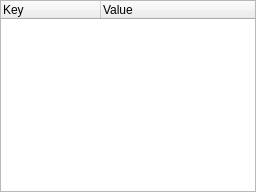
<?xml version="1.0" encoding="UTF-8"?>
<!--
DFF - An Open Source Digital Forensics Framework
Copyright (C) 2011 ArxSys

This program is free software, distributed under the terms of
the GNU General Public License Version 2. See the LICENSE file
at the top of the source tree.

See http://www.digital-forensic.org for more information about this
project. Please do not directly contact any of the maintainers of
DFF for assistance; the project provides a web site, mailing lists
and IRC channels for your use.

Author(s):
Christophe Malinge cma@digital-forensic.org
-->
<ui version="4.0">
 <class>VariantTreeWidget</class>
 <widget class="QTreeWidget" name="VariantTreeWidget"><widget class="QWidget" name="useless" native="true" />
  <property name="geometry">
   <rect>
    <x>0</x>
    <y>0</y>
    <width>256</width>
    <height>192</height>
   </rect>
  </property>
  <property name="sizePolicy">
   <sizepolicy hsizetype="Expanding" vsizetype="Expanding">
    <horstretch>0</horstretch>
    <verstretch>0</verstretch>
   </sizepolicy>
  </property>
  <property name="alternatingRowColors">
   <bool>true</bool>
  </property>
  <column>
   <property name="text">
    <string>Key</string>
   </property>
  </column>
  <column>
   <property name="text">
    <string>Value</string>
   </property>
  </column>
  <widget class="QWidget" name="useless" native="true">
   <property name="geometry">
    <rect>
     <x>0</x>
     <y>0</y>
     <width>100</width>
     <height>30</height>
    </rect>
   </property>
  </widget>
 </widget>
 <resources/>
 <connections/>
</ui>
